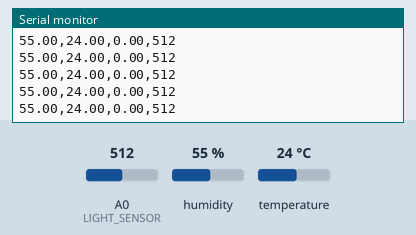
The sketch below on a simulated Arduino Uno, built with avr-gcc and run on an emulated ATmega328P. On the bench: the last lines printed to the serial monitor. The test bench sets the inputs (shaded band); at power-on: A0 (LIGHT_SENSOR) = 512, humidity 55 %, temperature 24 °C.

Above: at 1.2 s.
1.3 s: A0 (LIGHT_SENSOR) set to 993
At 2.2 s:
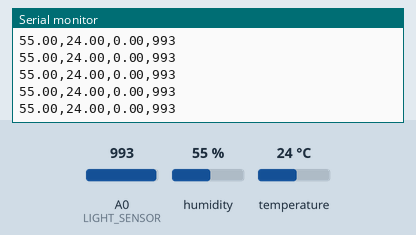
2.8 s: A0 (LIGHT_SENSOR) set to 1011
At 3.4 s:
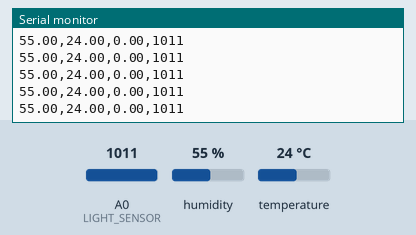
Timing chart, 0 to 5.8 s (numbered marks = the images above; inputs shaded):
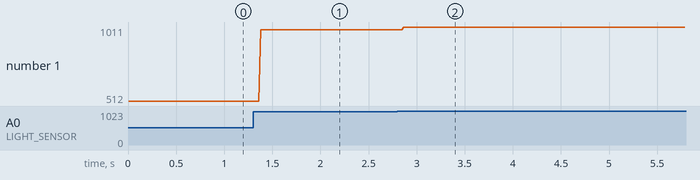

The sketch:

sp_v3_html.ino
```cpp
#include <SPI.h>
#include <Wire.h>
#include <DHT.h>

#include <Ethernet.h>

#include <Adafruit_Sensor.h>
#include <Adafruit_BMP085.h>

#include "WeatherStation.h"

WeatherStation station;
byte mac[] = { 0x90, 0xA2, 0xDA, 0x0D, 0xA5, 0xB0 };
//the IP address for the shield:
byte ip[] = { 192, 168, 22, 177 };
EthernetServer server(80);

void setup() {

 Serial.begin(9600);
 Serial.println(F("Start!"));
 station.begin();
 Ethernet.begin(mac, ip);
}

void loop() {
  char c;
  station.readSensors();
  Serial.print(station.getHumidity());
  Serial.print(F(","));
  Serial.print(station.getTemp());
  Serial.print(F(","));
  Serial.print(station.getPressure());
  Serial.print(F(","));
  Serial.println(station.getLight());
  EthernetClient client = server.available();
  if (client) {
    Serial.println("new client");
        // an http request ends with a blank line
    boolean currentLineIsBlank = true;
    while (client.connected()) {
      if (client.available()) {
        c = client.read();
        if (c == '\n' && currentLineIsBlank) {
          // send a standard http response header
          client.println(F("HTTP/1.1 200 OK"));
          client.println(F("Content-Type: text/html"));
          client.println(F("Connection: close"));  // the connection will be closed after completion of the response
          client.println(F("Refresh: 30"));  // refresh the page automatically every 5 sec
          client.println();
          client.println(F("<!DOCTYPE HTML>"));
          client.println(F("<html><head>"));
          client.println(F("<meta content='text/html;charset=UTF-8' http-equiv='content-type'>"));
          client.println(F("</head><body>Dane odczytane:<br/>Temperatura:"));
          client.print(station.getTemp());
          client.print(F(", odczyt sprzed "));
          client.print(station.getTimeDelta(WS_TEMP_READING));
          client.println(F(" ms.<br />"));


          client.println(F("Ciśnienie:"));
          client.print(station.getPressure());
          client.print(F(", odczyt sprzed "));
          client.print(station.getTimeDelta(WS_PRESSURE_READING));
          client.println(F(" ms.<br />"));

          client.println(F("Wilgotność:"));
          client.print(station.getHumidity());
          client.print(F("%, odczyt sprzed "));
          client.print(station.getTimeDelta(WS_HUMIDITY_READING));
          client.println(F(" ms.<br />"));

          client.print(F("<small>"));
          client.print(millis()/1000.0);
          client.print(F(" s od startu Arduino.</small>"));
          client.println(F("</body></html>"));
          break;
        }
        if (c == '\n') {
          currentLineIsBlank = true;
        }
        else if (c != '\r') {
          // you've gotten a character on the current line
          currentLineIsBlank = false;
        }
      }
    }
    // give the web browser time to receive the data
    delay(2);
    client.stop();
    Serial.println("client disconnected");
  }
};
```

WeatherStation.h
```cpp
#define DHTPIN               8
#define LIGHT_SENSOR         A0
#define WS_SENSOR_SIZE       4

enum sensorTypes
{
  WS_PRESSURE_READING    = 0,
  WS_TEMP_READING        = 1,
  WS_LIGHT_READING       = 2,
  WS_HUMIDITY_READING    = 3
};

class WeatherStation {
  public:
    WeatherStation(void);
    byte           begin(void);
    float          getPressure(void);
    float          getTemp(void);
    unsigned       getLight(void);
    float          getHumidity(void);
    void           readSensors(void);
    void           readTemp(void);
    void           readPressure(void);
    void           readLight(void);
    void           readHumidity(void);
    unsigned long  getTimestamp(sensorTypes);
    unsigned long  getTimeDelta(sensorTypes);
  private:
    float           readings[WS_SENSOR_SIZE];
    unsigned long   timestamps[WS_SENSOR_SIZE];
    Adafruit_BMP085 bmp;
    DHT             dht;
};

WeatherStation::WeatherStation(void) {
  for(byte i=0; i<WS_SENSOR_SIZE;i++){
    readings[i] = 0;
    timestamps[i] = 0;
  }
};

byte WeatherStation::begin(void) {
  byte t = 0;
  bmp = Adafruit_BMP085(10085);
  dht = DHT(DHTPIN,DHT22);
  if(!bmp.begin()) {return -1; };
  dht.begin();
};
unsigned long WeatherStation::getTimestamp( sensorTypes sensor ) { return timestamps[sensor]; };
unsigned long WeatherStation::getTimeDelta( sensorTypes sensor ) { return millis() - getTimestamp(sensor); };
float WeatherStation::getPressure(void)   { return readings[WS_PRESSURE_READING]; };
float WeatherStation::getHumidity(void)   { return readings[WS_HUMIDITY_READING]; };
float WeatherStation::getTemp(void)       { return readings[WS_TEMP_READING]; };
unsigned WeatherStation::getLight(void)   { return (unsigned)readings[WS_LIGHT_READING]; };

//**************************
void WeatherStation::readHumidity(void) {
    float h;

  // wilgotność
  h = dht.readHumidity();
  if(!isnan(h)) {
    readings[WS_HUMIDITY_READING] = h;
    timestamps[WS_HUMIDITY_READING] = millis();
  }
}
//*************************

void WeatherStation::readTemp(void){
  float h;
  h = dht.readTemperature();
  if(!isnan(h)) {
    readings[WS_TEMP_READING] = h;
    timestamps[WS_TEMP_READING] = millis();
  }

};

//**********************************

void WeatherStation::readPressure(void){
  sensors_event_t event;

  bmp.getEvent(&event);
  if(event.pressure) {
    readings[WS_PRESSURE_READING] = event.pressure;
    timestamps[WS_PRESSURE_READING] = millis();
  }

}
//************************************
void WeatherStation::readLight(void) {
  readings[WS_LIGHT_READING] = analogRead(LIGHT_SENSOR);
  timestamps[WS_LIGHT_READING] = millis();
};
//************************************
void WeatherStation::readSensors(void){
  readHumidity();
    //temperatura
  readTemp();
  //ciśnienie
  readPressure();
  //natężenie światła
  readLight();


};
```

Measured:
- after the input at 1.3 s, the serial monitor: prints a new line after 0.08 s (image 1)
- after the input at 2.8 s, the serial monitor: prints a new line after 0.07 s (image 2)
- plotted number 1: 512 → 993 after the input at 1.3 s, 993 → 1011 after the input at 2.8 s
